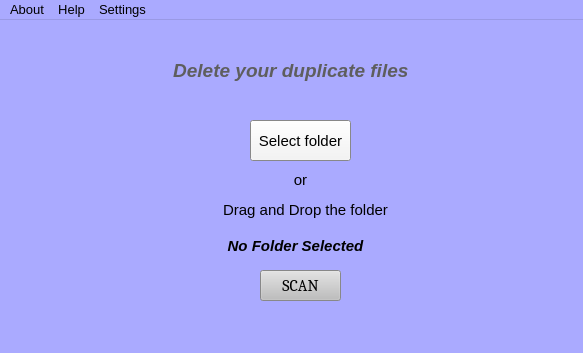
<?xml version="1.0" encoding="UTF-8"?>
<ui version="4.0">
 <class>MainWindow</class>
 <widget class="QMainWindow" name="MainWindow">
  <property name="enabled">
   <bool>true</bool>
  </property>
  <property name="geometry">
   <rect>
    <x>0</x>
    <y>0</y>
    <width>583</width>
    <height>353</height>
   </rect>
  </property>
  <property name="minimumSize">
   <size>
    <width>583</width>
    <height>353</height>
   </size>
  </property>
  <property name="maximumSize">
   <size>
    <width>583</width>
    <height>353</height>
   </size>
  </property>
  <property name="palette">
   <palette>
    <active>
     <colorrole role="Base">
      <brush brushstyle="SolidPattern">
       <color alpha="255">
        <red>85</red>
        <green>170</green>
        <blue>255</blue>
       </color>
      </brush>
     </colorrole>
     <colorrole role="Window">
      <brush brushstyle="SolidPattern">
       <color alpha="255">
        <red>170</red>
        <green>170</green>
        <blue>255</blue>
       </color>
      </brush>
     </colorrole>
    </active>
    <inactive>
     <colorrole role="Base">
      <brush brushstyle="SolidPattern">
       <color alpha="255">
        <red>85</red>
        <green>170</green>
        <blue>255</blue>
       </color>
      </brush>
     </colorrole>
     <colorrole role="Window">
      <brush brushstyle="SolidPattern">
       <color alpha="255">
        <red>170</red>
        <green>170</green>
        <blue>255</blue>
       </color>
      </brush>
     </colorrole>
    </inactive>
    <disabled>
     <colorrole role="Base">
      <brush brushstyle="SolidPattern">
       <color alpha="255">
        <red>170</red>
        <green>170</green>
        <blue>255</blue>
       </color>
      </brush>
     </colorrole>
     <colorrole role="Window">
      <brush brushstyle="SolidPattern">
       <color alpha="255">
        <red>170</red>
        <green>170</green>
        <blue>255</blue>
       </color>
      </brush>
     </colorrole>
    </disabled>
   </palette>
  </property>
  <property name="font">
   <font>
    <pointsize>10</pointsize>
   </font>
  </property>
  <property name="cursor">
   <cursorShape>ArrowCursor</cursorShape>
  </property>
  <property name="focusPolicy">
   <enum>Qt::NoFocus</enum>
  </property>
  <property name="acceptDrops">
   <bool>true</bool>
  </property>
  <property name="windowTitle">
   <string>Delete duplicate files</string>
  </property>
  <property name="windowIcon">
   <iconset>
    <normaloff>images (3).png</normaloff>images (3).png</iconset>
  </property>
  <property name="toolTipDuration">
   <number>1</number>
  </property>
  <property name="autoFillBackground">
   <bool>false</bool>
  </property>
  <property name="styleSheet">
   <string notr="true"/>
  </property>
  <property name="tabShape">
   <enum>QTabWidget::Rounded</enum>
  </property>
  <property name="dockNestingEnabled">
   <bool>false</bool>
  </property>
  <widget class="QWidget" name="centralwidget">
   <property name="palette">
    <palette>
     <active>
      <colorrole role="WindowText">
       <brush brushstyle="SolidPattern">
        <color alpha="255">
         <red>0</red>
         <green>0</green>
         <blue>0</blue>
        </color>
       </brush>
      </colorrole>
      <colorrole role="Button">
       <brush brushstyle="SolidPattern">
        <color alpha="255">
         <red>190</red>
         <green>190</green>
         <blue>190</blue>
        </color>
       </brush>
      </colorrole>
      <colorrole role="Light">
       <brush brushstyle="SolidPattern">
        <color alpha="255">
         <red>255</red>
         <green>255</green>
         <blue>255</blue>
        </color>
       </brush>
      </colorrole>
      <colorrole role="Midlight">
       <brush brushstyle="SolidPattern">
        <color alpha="255">
         <red>222</red>
         <green>222</green>
         <blue>222</blue>
        </color>
       </brush>
      </colorrole>
      <colorrole role="Dark">
       <brush brushstyle="SolidPattern">
        <color alpha="255">
         <red>95</red>
         <green>95</green>
         <blue>95</blue>
        </color>
       </brush>
      </colorrole>
      <colorrole role="Mid">
       <brush brushstyle="SolidPattern">
        <color alpha="255">
         <red>127</red>
         <green>127</green>
         <blue>127</blue>
        </color>
       </brush>
      </colorrole>
      <colorrole role="Text">
       <brush brushstyle="SolidPattern">
        <color alpha="255">
         <red>0</red>
         <green>0</green>
         <blue>0</blue>
        </color>
       </brush>
      </colorrole>
      <colorrole role="BrightText">
       <brush brushstyle="SolidPattern">
        <color alpha="255">
         <red>255</red>
         <green>255</green>
         <blue>255</blue>
        </color>
       </brush>
      </colorrole>
      <colorrole role="ButtonText">
       <brush brushstyle="SolidPattern">
        <color alpha="255">
         <red>0</red>
         <green>0</green>
         <blue>0</blue>
        </color>
       </brush>
      </colorrole>
      <colorrole role="Base">
       <brush brushstyle="SolidPattern">
        <color alpha="255">
         <red>255</red>
         <green>255</green>
         <blue>255</blue>
        </color>
       </brush>
      </colorrole>
      <colorrole role="Window">
       <brush brushstyle="SolidPattern">
        <color alpha="255">
         <red>190</red>
         <green>190</green>
         <blue>190</blue>
        </color>
       </brush>
      </colorrole>
      <colorrole role="Shadow">
       <brush brushstyle="SolidPattern">
        <color alpha="255">
         <red>0</red>
         <green>0</green>
         <blue>0</blue>
        </color>
       </brush>
      </colorrole>
      <colorrole role="AlternateBase">
       <brush brushstyle="SolidPattern">
        <color alpha="255">
         <red>222</red>
         <green>222</green>
         <blue>222</blue>
        </color>
       </brush>
      </colorrole>
      <colorrole role="ToolTipBase">
       <brush brushstyle="SolidPattern">
        <color alpha="255">
         <red>255</red>
         <green>255</green>
         <blue>220</blue>
        </color>
       </brush>
      </colorrole>
      <colorrole role="ToolTipText">
       <brush brushstyle="SolidPattern">
        <color alpha="255">
         <red>0</red>
         <green>0</green>
         <blue>0</blue>
        </color>
       </brush>
      </colorrole>
     </active>
     <inactive>
      <colorrole role="WindowText">
       <brush brushstyle="SolidPattern">
        <color alpha="255">
         <red>0</red>
         <green>0</green>
         <blue>0</blue>
        </color>
       </brush>
      </colorrole>
      <colorrole role="Button">
       <brush brushstyle="SolidPattern">
        <color alpha="255">
         <red>190</red>
         <green>190</green>
         <blue>190</blue>
        </color>
       </brush>
      </colorrole>
      <colorrole role="Light">
       <brush brushstyle="SolidPattern">
        <color alpha="255">
         <red>255</red>
         <green>255</green>
         <blue>255</blue>
        </color>
       </brush>
      </colorrole>
      <colorrole role="Midlight">
       <brush brushstyle="SolidPattern">
        <color alpha="255">
         <red>222</red>
         <green>222</green>
         <blue>222</blue>
        </color>
       </brush>
      </colorrole>
      <colorrole role="Dark">
       <brush brushstyle="SolidPattern">
        <color alpha="255">
         <red>95</red>
         <green>95</green>
         <blue>95</blue>
        </color>
       </brush>
      </colorrole>
      <colorrole role="Mid">
       <brush brushstyle="SolidPattern">
        <color alpha="255">
         <red>127</red>
         <green>127</green>
         <blue>127</blue>
        </color>
       </brush>
      </colorrole>
      <colorrole role="Text">
       <brush brushstyle="SolidPattern">
        <color alpha="255">
         <red>0</red>
         <green>0</green>
         <blue>0</blue>
        </color>
       </brush>
      </colorrole>
      <colorrole role="BrightText">
       <brush brushstyle="SolidPattern">
        <color alpha="255">
         <red>255</red>
         <green>255</green>
         <blue>255</blue>
        </color>
       </brush>
      </colorrole>
      <colorrole role="ButtonText">
       <brush brushstyle="SolidPattern">
        <color alpha="255">
         <red>0</red>
         <green>0</green>
         <blue>0</blue>
        </color>
       </brush>
      </colorrole>
      <colorrole role="Base">
       <brush brushstyle="SolidPattern">
        <color alpha="255">
         <red>255</red>
         <green>255</green>
         <blue>255</blue>
        </color>
       </brush>
      </colorrole>
      <colorrole role="Window">
       <brush brushstyle="SolidPattern">
        <color alpha="255">
         <red>190</red>
         <green>190</green>
         <blue>190</blue>
        </color>
       </brush>
      </colorrole>
      <colorrole role="Shadow">
       <brush brushstyle="SolidPattern">
        <color alpha="255">
         <red>0</red>
         <green>0</green>
         <blue>0</blue>
        </color>
       </brush>
      </colorrole>
      <colorrole role="AlternateBase">
       <brush brushstyle="SolidPattern">
        <color alpha="255">
         <red>222</red>
         <green>222</green>
         <blue>222</blue>
        </color>
       </brush>
      </colorrole>
      <colorrole role="ToolTipBase">
       <brush brushstyle="SolidPattern">
        <color alpha="255">
         <red>255</red>
         <green>255</green>
         <blue>220</blue>
        </color>
       </brush>
      </colorrole>
      <colorrole role="ToolTipText">
       <brush brushstyle="SolidPattern">
        <color alpha="255">
         <red>0</red>
         <green>0</green>
         <blue>0</blue>
        </color>
       </brush>
      </colorrole>
     </inactive>
     <disabled>
      <colorrole role="WindowText">
       <brush brushstyle="SolidPattern">
        <color alpha="255">
         <red>95</red>
         <green>95</green>
         <blue>95</blue>
        </color>
       </brush>
      </colorrole>
      <colorrole role="Button">
       <brush brushstyle="SolidPattern">
        <color alpha="255">
         <red>190</red>
         <green>190</green>
         <blue>190</blue>
        </color>
       </brush>
      </colorrole>
      <colorrole role="Light">
       <brush brushstyle="SolidPattern">
        <color alpha="255">
         <red>255</red>
         <green>255</green>
         <blue>255</blue>
        </color>
       </brush>
      </colorrole>
      <colorrole role="Midlight">
       <brush brushstyle="SolidPattern">
        <color alpha="255">
         <red>222</red>
         <green>222</green>
         <blue>222</blue>
        </color>
       </brush>
      </colorrole>
      <colorrole role="Dark">
       <brush brushstyle="SolidPattern">
        <color alpha="255">
         <red>95</red>
         <green>95</green>
         <blue>95</blue>
        </color>
       </brush>
      </colorrole>
      <colorrole role="Mid">
       <brush brushstyle="SolidPattern">
        <color alpha="255">
         <red>127</red>
         <green>127</green>
         <blue>127</blue>
        </color>
       </brush>
      </colorrole>
      <colorrole role="Text">
       <brush brushstyle="SolidPattern">
        <color alpha="255">
         <red>95</red>
         <green>95</green>
         <blue>95</blue>
        </color>
       </brush>
      </colorrole>
      <colorrole role="BrightText">
       <brush brushstyle="SolidPattern">
        <color alpha="255">
         <red>255</red>
         <green>255</green>
         <blue>255</blue>
        </color>
       </brush>
      </colorrole>
      <colorrole role="ButtonText">
       <brush brushstyle="SolidPattern">
        <color alpha="255">
         <red>95</red>
         <green>95</green>
         <blue>95</blue>
        </color>
       </brush>
      </colorrole>
      <colorrole role="Base">
       <brush brushstyle="SolidPattern">
        <color alpha="255">
         <red>190</red>
         <green>190</green>
         <blue>190</blue>
        </color>
       </brush>
      </colorrole>
      <colorrole role="Window">
       <brush brushstyle="SolidPattern">
        <color alpha="255">
         <red>190</red>
         <green>190</green>
         <blue>190</blue>
        </color>
       </brush>
      </colorrole>
      <colorrole role="Shadow">
       <brush brushstyle="SolidPattern">
        <color alpha="255">
         <red>0</red>
         <green>0</green>
         <blue>0</blue>
        </color>
       </brush>
      </colorrole>
      <colorrole role="AlternateBase">
       <brush brushstyle="SolidPattern">
        <color alpha="255">
         <red>190</red>
         <green>190</green>
         <blue>190</blue>
        </color>
       </brush>
      </colorrole>
      <colorrole role="ToolTipBase">
       <brush brushstyle="SolidPattern">
        <color alpha="255">
         <red>255</red>
         <green>255</green>
         <blue>220</blue>
        </color>
       </brush>
      </colorrole>
      <colorrole role="ToolTipText">
       <brush brushstyle="SolidPattern">
        <color alpha="255">
         <red>0</red>
         <green>0</green>
         <blue>0</blue>
        </color>
       </brush>
      </colorrole>
     </disabled>
    </palette>
   </property>
   <widget class="QLabel" name="Heading">
    <property name="geometry">
     <rect>
      <x>110</x>
      <y>10</y>
      <width>351</width>
      <height>81</height>
     </rect>
    </property>
    <property name="palette">
     <palette>
      <active>
       <colorrole role="WindowText">
        <brush brushstyle="SolidPattern">
         <color alpha="255">
          <red>94</red>
          <green>94</green>
          <blue>94</blue>
         </color>
        </brush>
       </colorrole>
       <colorrole role="Button">
        <brush brushstyle="SolidPattern">
         <color alpha="255">
          <red>0</red>
          <green>170</green>
          <blue>255</blue>
         </color>
        </brush>
       </colorrole>
       <colorrole role="Light">
        <brush brushstyle="SolidPattern">
         <color alpha="255">
          <red>127</red>
          <green>213</green>
          <blue>255</blue>
         </color>
        </brush>
       </colorrole>
       <colorrole role="Midlight">
        <brush brushstyle="SolidPattern">
         <color alpha="255">
          <red>63</red>
          <green>191</green>
          <blue>255</blue>
         </color>
        </brush>
       </colorrole>
       <colorrole role="Dark">
        <brush brushstyle="SolidPattern">
         <color alpha="255">
          <red>0</red>
          <green>85</green>
          <blue>127</blue>
         </color>
        </brush>
       </colorrole>
       <colorrole role="Mid">
        <brush brushstyle="SolidPattern">
         <color alpha="255">
          <red>0</red>
          <green>113</green>
          <blue>170</blue>
         </color>
        </brush>
       </colorrole>
       <colorrole role="Text">
        <brush brushstyle="SolidPattern">
         <color alpha="255">
          <red>74</red>
          <green>33</green>
          <blue>131</blue>
         </color>
        </brush>
       </colorrole>
       <colorrole role="BrightText">
        <brush brushstyle="SolidPattern">
         <color alpha="255">
          <red>255</red>
          <green>255</green>
          <blue>255</blue>
         </color>
        </brush>
       </colorrole>
       <colorrole role="ButtonText">
        <brush brushstyle="SolidPattern">
         <color alpha="255">
          <red>0</red>
          <green>0</green>
          <blue>0</blue>
         </color>
        </brush>
       </colorrole>
       <colorrole role="Base">
        <brush brushstyle="SolidPattern">
         <color alpha="255">
          <red>255</red>
          <green>255</green>
          <blue>255</blue>
         </color>
        </brush>
       </colorrole>
       <colorrole role="Window">
        <brush brushstyle="SolidPattern">
         <color alpha="255">
          <red>0</red>
          <green>170</green>
          <blue>255</blue>
         </color>
        </brush>
       </colorrole>
       <colorrole role="Shadow">
        <brush brushstyle="SolidPattern">
         <color alpha="255">
          <red>0</red>
          <green>0</green>
          <blue>0</blue>
         </color>
        </brush>
       </colorrole>
       <colorrole role="AlternateBase">
        <brush brushstyle="SolidPattern">
         <color alpha="255">
          <red>127</red>
          <green>212</green>
          <blue>255</blue>
         </color>
        </brush>
       </colorrole>
       <colorrole role="ToolTipBase">
        <brush brushstyle="SolidPattern">
         <color alpha="255">
          <red>255</red>
          <green>255</green>
          <blue>220</blue>
         </color>
        </brush>
       </colorrole>
       <colorrole role="ToolTipText">
        <brush brushstyle="SolidPattern">
         <color alpha="255">
          <red>0</red>
          <green>0</green>
          <blue>0</blue>
         </color>
        </brush>
       </colorrole>
      </active>
      <inactive>
       <colorrole role="WindowText">
        <brush brushstyle="SolidPattern">
         <color alpha="255">
          <red>94</red>
          <green>94</green>
          <blue>94</blue>
         </color>
        </brush>
       </colorrole>
       <colorrole role="Button">
        <brush brushstyle="SolidPattern">
         <color alpha="255">
          <red>0</red>
          <green>170</green>
          <blue>255</blue>
         </color>
        </brush>
       </colorrole>
       <colorrole role="Light">
        <brush brushstyle="SolidPattern">
         <color alpha="255">
          <red>127</red>
          <green>213</green>
          <blue>255</blue>
         </color>
        </brush>
       </colorrole>
       <colorrole role="Midlight">
        <brush brushstyle="SolidPattern">
         <color alpha="255">
          <red>63</red>
          <green>191</green>
          <blue>255</blue>
         </color>
        </brush>
       </colorrole>
       <colorrole role="Dark">
        <brush brushstyle="SolidPattern">
         <color alpha="255">
          <red>0</red>
          <green>85</green>
          <blue>127</blue>
         </color>
        </brush>
       </colorrole>
       <colorrole role="Mid">
        <brush brushstyle="SolidPattern">
         <color alpha="255">
          <red>0</red>
          <green>113</green>
          <blue>170</blue>
         </color>
        </brush>
       </colorrole>
       <colorrole role="Text">
        <brush brushstyle="SolidPattern">
         <color alpha="255">
          <red>74</red>
          <green>33</green>
          <blue>131</blue>
         </color>
        </brush>
       </colorrole>
       <colorrole role="BrightText">
        <brush brushstyle="SolidPattern">
         <color alpha="255">
          <red>255</red>
          <green>255</green>
          <blue>255</blue>
         </color>
        </brush>
       </colorrole>
       <colorrole role="ButtonText">
        <brush brushstyle="SolidPattern">
         <color alpha="255">
          <red>0</red>
          <green>0</green>
          <blue>0</blue>
         </color>
        </brush>
       </colorrole>
       <colorrole role="Base">
        <brush brushstyle="SolidPattern">
         <color alpha="255">
          <red>255</red>
          <green>255</green>
          <blue>255</blue>
         </color>
        </brush>
       </colorrole>
       <colorrole role="Window">
        <brush brushstyle="SolidPattern">
         <color alpha="255">
          <red>0</red>
          <green>170</green>
          <blue>255</blue>
         </color>
        </brush>
       </colorrole>
       <colorrole role="Shadow">
        <brush brushstyle="SolidPattern">
         <color alpha="255">
          <red>0</red>
          <green>0</green>
          <blue>0</blue>
         </color>
        </brush>
       </colorrole>
       <colorrole role="AlternateBase">
        <brush brushstyle="SolidPattern">
         <color alpha="255">
          <red>127</red>
          <green>212</green>
          <blue>255</blue>
         </color>
        </brush>
       </colorrole>
       <colorrole role="ToolTipBase">
        <brush brushstyle="SolidPattern">
         <color alpha="255">
          <red>255</red>
          <green>255</green>
          <blue>220</blue>
         </color>
        </brush>
       </colorrole>
       <colorrole role="ToolTipText">
        <brush brushstyle="SolidPattern">
         <color alpha="255">
          <red>0</red>
          <green>0</green>
          <blue>0</blue>
         </color>
        </brush>
       </colorrole>
      </inactive>
      <disabled>
       <colorrole role="WindowText">
        <brush brushstyle="SolidPattern">
         <color alpha="255">
          <red>0</red>
          <green>85</green>
          <blue>127</blue>
         </color>
        </brush>
       </colorrole>
       <colorrole role="Button">
        <brush brushstyle="SolidPattern">
         <color alpha="255">
          <red>0</red>
          <green>170</green>
          <blue>255</blue>
         </color>
        </brush>
       </colorrole>
       <colorrole role="Light">
        <brush brushstyle="SolidPattern">
         <color alpha="255">
          <red>127</red>
          <green>213</green>
          <blue>255</blue>
         </color>
        </brush>
       </colorrole>
       <colorrole role="Midlight">
        <brush brushstyle="SolidPattern">
         <color alpha="255">
          <red>63</red>
          <green>191</green>
          <blue>255</blue>
         </color>
        </brush>
       </colorrole>
       <colorrole role="Dark">
        <brush brushstyle="SolidPattern">
         <color alpha="255">
          <red>0</red>
          <green>85</green>
          <blue>127</blue>
         </color>
        </brush>
       </colorrole>
       <colorrole role="Mid">
        <brush brushstyle="SolidPattern">
         <color alpha="255">
          <red>0</red>
          <green>113</green>
          <blue>170</blue>
         </color>
        </brush>
       </colorrole>
       <colorrole role="Text">
        <brush brushstyle="SolidPattern">
         <color alpha="255">
          <red>0</red>
          <green>85</green>
          <blue>127</blue>
         </color>
        </brush>
       </colorrole>
       <colorrole role="BrightText">
        <brush brushstyle="SolidPattern">
         <color alpha="255">
          <red>255</red>
          <green>255</green>
          <blue>255</blue>
         </color>
        </brush>
       </colorrole>
       <colorrole role="ButtonText">
        <brush brushstyle="SolidPattern">
         <color alpha="255">
          <red>0</red>
          <green>85</green>
          <blue>127</blue>
         </color>
        </brush>
       </colorrole>
       <colorrole role="Base">
        <brush brushstyle="SolidPattern">
         <color alpha="255">
          <red>0</red>
          <green>170</green>
          <blue>255</blue>
         </color>
        </brush>
       </colorrole>
       <colorrole role="Window">
        <brush brushstyle="SolidPattern">
         <color alpha="255">
          <red>0</red>
          <green>170</green>
          <blue>255</blue>
         </color>
        </brush>
       </colorrole>
       <colorrole role="Shadow">
        <brush brushstyle="SolidPattern">
         <color alpha="255">
          <red>0</red>
          <green>0</green>
          <blue>0</blue>
         </color>
        </brush>
       </colorrole>
       <colorrole role="AlternateBase">
        <brush brushstyle="SolidPattern">
         <color alpha="255">
          <red>0</red>
          <green>170</green>
          <blue>255</blue>
         </color>
        </brush>
       </colorrole>
       <colorrole role="ToolTipBase">
        <brush brushstyle="SolidPattern">
         <color alpha="255">
          <red>255</red>
          <green>255</green>
          <blue>220</blue>
         </color>
        </brush>
       </colorrole>
       <colorrole role="ToolTipText">
        <brush brushstyle="SolidPattern">
         <color alpha="255">
          <red>0</red>
          <green>0</green>
          <blue>0</blue>
         </color>
        </brush>
       </colorrole>
      </disabled>
     </palette>
    </property>
    <property name="font">
     <font>
      <family>MS Sans Serif</family>
      <pointsize>14</pointsize>
      <weight>75</weight>
      <italic>true</italic>
      <bold>true</bold>
     </font>
    </property>
    <property name="text">
     <string>            Delete your duplicate files</string>
    </property>
   </widget>
   <widget class="QPushButton" name="folderButton">
    <property name="geometry">
     <rect>
      <x>250</x>
      <y>100</y>
      <width>101</width>
      <height>41</height>
     </rect>
    </property>
    <property name="sizeIncrement">
     <size>
      <width>0</width>
      <height>0</height>
     </size>
    </property>
    <property name="palette">
     <palette>
      <active>
       <colorrole role="Button">
        <brush brushstyle="SolidPattern">
         <color alpha="255">
          <red>244</red>
          <green>244</green>
          <blue>244</blue>
         </color>
        </brush>
       </colorrole>
      </active>
      <inactive>
       <colorrole role="Button">
        <brush brushstyle="SolidPattern">
         <color alpha="255">
          <red>244</red>
          <green>244</green>
          <blue>244</blue>
         </color>
        </brush>
       </colorrole>
      </inactive>
      <disabled>
       <colorrole role="Button">
        <brush brushstyle="SolidPattern">
         <color alpha="255">
          <red>244</red>
          <green>244</green>
          <blue>244</blue>
         </color>
        </brush>
       </colorrole>
      </disabled>
     </palette>
    </property>
    <property name="font">
     <font>
      <pointsize>11</pointsize>
      <weight>50</weight>
      <bold>false</bold>
     </font>
    </property>
    <property name="cursor">
     <cursorShape>PointingHandCursor</cursorShape>
    </property>
    <property name="mouseTracking">
     <bool>false</bool>
    </property>
    <property name="toolTip">
     <string>&lt;html&gt;&lt;head/&gt;&lt;body&gt;&lt;p&gt;Select a folder&lt;/p&gt;&lt;/body&gt;&lt;/html&gt;</string>
    </property>
    <property name="toolTipDuration">
     <number>0</number>
    </property>
    <property name="statusTip">
     <string>Click to select a folder</string>
    </property>
    <property name="whatsThis">
     <string/>
    </property>
    <property name="styleSheet">
     <string notr="true"/>
    </property>
    <property name="text">
     <string>Select folder</string>
    </property>
   </widget>
   <widget class="QPushButton" name="scan">
    <property name="geometry">
     <rect>
      <x>260</x>
      <y>250</y>
      <width>81</width>
      <height>31</height>
     </rect>
    </property>
    <property name="font">
     <font>
      <family>Cambria</family>
      <pointsize>12</pointsize>
     </font>
    </property>
    <property name="cursor">
     <cursorShape>PointingHandCursor</cursorShape>
    </property>
    <property name="statusTip">
     <string>Scan the selected folder</string>
    </property>
    <property name="styleSheet">
     <string notr="true"/>
    </property>
    <property name="text">
     <string>SCAN</string>
    </property>
   </widget>
   <widget class="QLabel" name="labelOR">
    <property name="geometry">
     <rect>
      <x>280</x>
      <y>150</y>
      <width>41</width>
      <height>20</height>
     </rect>
    </property>
    <property name="font">
     <font>
      <pointsize>11</pointsize>
     </font>
    </property>
    <property name="text">
     <string>or</string>
    </property>
    <property name="alignment">
     <set>Qt::AlignCenter</set>
    </property>
   </widget>
   <widget class="QLabel" name="labelDrag">
    <property name="geometry">
     <rect>
      <x>210</x>
      <y>180</y>
      <width>191</width>
      <height>20</height>
     </rect>
    </property>
    <property name="font">
     <font>
      <pointsize>11</pointsize>
     </font>
    </property>
    <property name="text">
     <string>Drag and Drop the folder</string>
    </property>
    <property name="alignment">
     <set>Qt::AlignCenter</set>
    </property>
   </widget>
   <widget class="QLabel" name="labelFolder">
    <property name="geometry">
     <rect>
      <x>10</x>
      <y>210</y>
      <width>571</width>
      <height>31</height>
     </rect>
    </property>
    <property name="maximumSize">
     <size>
      <width>16777215</width>
      <height>16777215</height>
     </size>
    </property>
    <property name="font">
     <font>
      <pointsize>11</pointsize>
      <weight>75</weight>
      <italic>true</italic>
      <bold>true</bold>
      <underline>false</underline>
     </font>
    </property>
    <property name="cursor">
     <cursorShape>ForbiddenCursor</cursorShape>
    </property>
    <property name="lineWidth">
     <number>1</number>
    </property>
    <property name="text">
     <string>No Folder Selected</string>
    </property>
    <property name="alignment">
     <set>Qt::AlignCenter</set>
    </property>
   </widget>
   <zorder>labelDrag</zorder>
   <zorder>Heading</zorder>
   <zorder>folderButton</zorder>
   <zorder>scan</zorder>
   <zorder>labelOR</zorder>
   <zorder>labelFolder</zorder>
  </widget>
  <widget class="QMenuBar" name="menubar">
   <property name="geometry">
    <rect>
     <x>0</x>
     <y>0</y>
     <width>583</width>
     <height>23</height>
    </rect>
   </property>
   <widget class="QMenu" name="menuAbout">
    <property name="mouseTracking">
     <bool>true</bool>
    </property>
    <property name="acceptDrops">
     <bool>false</bool>
    </property>
    <property name="statusTip">
     <string>Know more about the app</string>
    </property>
    <property name="title">
     <string>About</string>
    </property>
    <addaction name="actionAbout"/>
   </widget>
   <widget class="QMenu" name="menuHelp">
    <property name="title">
     <string>Help</string>
    </property>
    <addaction name="separator"/>
    <addaction name="actionHow_to_use"/>
   </widget>
   <widget class="QMenu" name="menuSettings">
    <property name="title">
     <string>Settings</string>
    </property>
    <addaction name="actionDark_Mode"/>
    <addaction name="actionLight_Mode"/>
   </widget>
   <addaction name="menuAbout"/>
   <addaction name="menuHelp"/>
   <addaction name="menuSettings"/>
  </widget>
  <action name="actionHow_to_use">
   <property name="text">
    <string>How to use </string>
   </property>
   <property name="statusTip">
    <string>Help</string>
   </property>
   <property name="shortcut">
    <string>Ctrl+H</string>
   </property>
  </action>
  <action name="actionDark_Mode">
   <property name="text">
    <string>Dark Mode</string>
   </property>
   <property name="statusTip">
    <string>Change to dark mode</string>
   </property>
   <property name="shortcut">
    <string>Ctrl+D</string>
   </property>
   <property name="shortcutContext">
    <enum>Qt::WindowShortcut</enum>
   </property>
  </action>
  <action name="actionLight_Mode">
   <property name="text">
    <string>Light Mode</string>
   </property>
   <property name="statusTip">
    <string>Change to light mode</string>
   </property>
   <property name="shortcut">
    <string>Ctrl+L</string>
   </property>
  </action>
  <action name="actionAbout">
   <property name="text">
    <string>About</string>
   </property>
  </action>
 </widget>
 <resources/>
 <connections/>
</ui>
